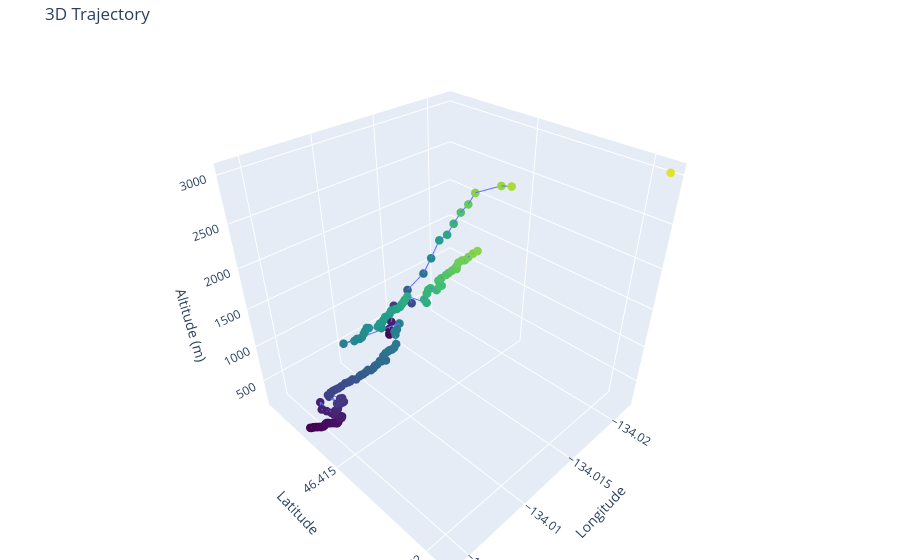

Source (notebook cell):
### Code cell
import plotly.graph_objects as go

# Sample data (replace with your actual data)
latitudes = data['latitude_deg'].tolist()
longitudes = data['longitude_deg'].tolist()
altitudes = data['altitude_m'].tolist()

# Create the 3D scatter plot
fig = go.Figure(data=[go.Scatter3d(
    x=longitudes,
    y=latitudes,
    z=altitudes,
    mode='markers+lines',  # Show both markers and lines
    marker=dict(
        size=5,
        color=altitudes,  # Color points by altitude
        colorscale='Viridis'  # Choose a colorscale
    ),
    line=dict(
        width=2
    )
)])

# Update layout for better visualization
fig.update_layout(
    title='3D Trajectory',
    scene=dict(
        xaxis_title='Longitude',
        yaxis_title='Latitude',
        zaxis_title='Altitude (m)',
        aspectmode='auto' # automatically adjusts axes to data range
    ),
    margin=dict(l=0, r=0, b=0, t=40)
)

fig.show()

### Figure 1 — Plotly figure (JSON) as saved in the notebook; plotly's stock layout.template omitted (floating-point values rounded to 4 significant figures; data arrays with more than 128 entries replaced by an {"elided": "..."} marker saying what was removed)
{"data": [{"line": {"width": 2}, "marker": {"color": {"elided": "223 float values"}, "colorscale": [[0, "#440154"], [0.1111, "#482878"], [0.2222, "#3e4989"], [0.3333, "#31688e"], [0.4444, "#26828e"], [0.5556, "#1f9e89"], [0.6667, "#35b779"], [0.7778, "#6ece58"], [0.8889, "#b5de2b"], [1, "#fde725"]], "size": 5}, "mode": "markers+lines", "type": "scatter3d", "x": {"elided": "223 float values"}, "y": {"elided": "223 float values"}, "z": {"elided": "223 float values"}}], "layout": {"margin": {"b": 0, "l": 0, "r": 0, "t": 40}, "scene": {"aspectmode": "auto", "xaxis": {"title": {"text": "Longitude"}}, "yaxis": {"title": {"text": "Latitude"}}, "zaxis": {"title": {"text": "Altitude (m)"}}}, "title": {"text": "3D Trajectory"}}}
